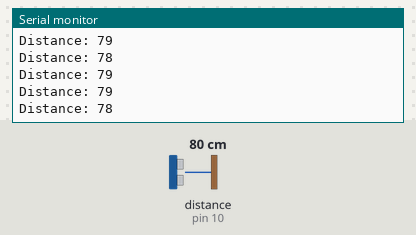
A sketch run on a simulated Arduino Uno, built with avr-gcc and run on an emulated ATmega328P. Shown: the last lines printed to the serial monitor. Wiring (inferred from the names in the program): ultrasonic range finder: trigger pin 9; echo pin 10. Inputs (shaded band) come from the test bench; at power-on: distance to the obstacle (sensor on pin 10) 80 cm. The echo pulse lasts 58.3 µs per cm.

Above: at 1.2 s.
1.3 s: distance to the obstacle (sensor on pin 10) set to 2 cm
At 1.37 s:
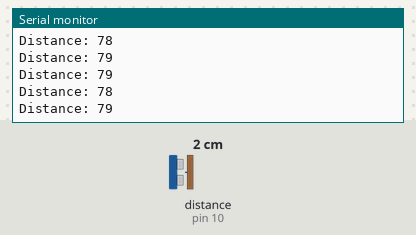
4.3 s: distance to the obstacle (sensor on pin 10) set to 4 cm
At 4.3 s:
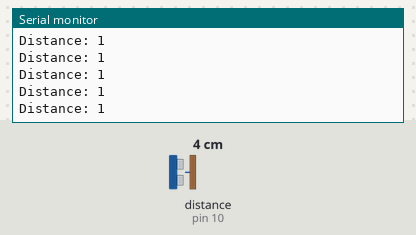
Timing chart, 0 to 7.3 s (numbered marks = the images above; inputs shaded):
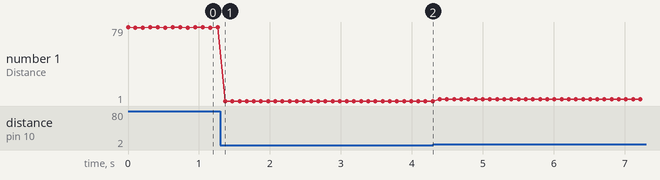

Measured:
- plotted number 1: 79 → 1 after the input at 1.3 s, 1 → 3 after the input at 4.3 s

The sketch:

Arduino_Distance_Function.ino
```cpp
#define TRIGPIN 9
#define ECHOPIN 10

void setup() {
  pinMode(TRIGPIN, OUTPUT);
  pinMode(ECHOPIN, INPUT);
  Serial.begin(9600);
}
void loop() {
  Serial.print("Distance: ");
  Serial.println(getDistance());
  delay(100);
}

int getDistance() {
  // Clears the trigPin
  digitalWrite(TRIGPIN, LOW);
  delayMicroseconds(2);
  digitalWrite(TRIGPIN, HIGH);
  delayMicroseconds(10);
  digitalWrite(TRIGPIN, LOW);
  long duration = pulseIn(ECHOPIN, HIGH);
  int distance = duration * 0.034 / 2;
  return distance;
}
```
